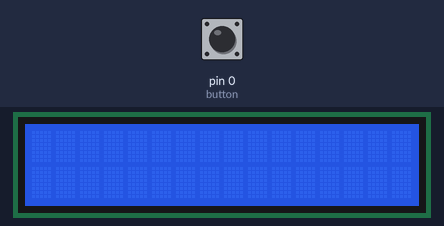
A sketch run on a simulated Arduino Uno, built with avr-gcc and run on an emulated ATmega328P. Parts: 16×2 character LCD. The test bench sets the inputs (shaded band); at power-on: pin 0 (button) HIGH.

Above: at 1.8 s.
1.9 s: pin 0 (button) pulled LOW for 0.6 s
At 5.7 s:
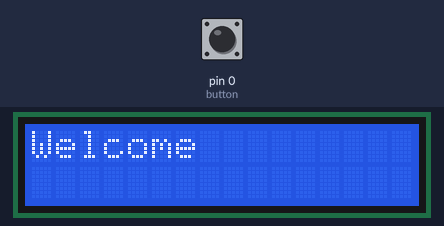
At 6.9 s:
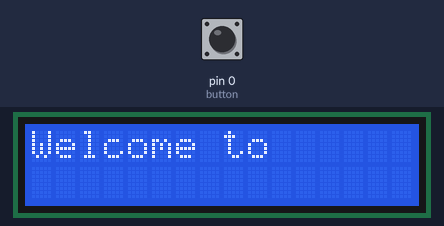
Timing chart, 0 to 8.4 s (numbered marks = the images above; inputs shaded):
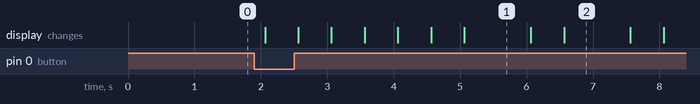

Measured:
- after the input at 1.9 s, the display: first changes after 0.16 s (image 1 shows a later state)
- what the display in image 1 shows lasts 1.0 s, from 5.1 s to 6.1 s

The sketch:

LCD_Advanced.ino
```cpp
//Hey, welcome to my Personal Interest Application!
//The format I will be doing is an Arduino breadboard/program.
//Arduino is an open source, C based program designed to get people into electronics.
//The breadboard is there so I do not have to solder everything together.

#include <LiquidCrystal.h> //These slashes comment things out so I can type whatever I want.
//The best part about Arduino is the huge community around it. They create "libraries" with extra commands that I can use.

const int rs = 12, en = 11, d4 = 5, d5 = 4, d6 = 3, d7 = 2; //These are the inputs for the "Liquid Crystal Display" down there.
LiquidCrystal lcd(rs, en, d4, d5, d6, d7); //Now we create an object with all the variables.
int delayInt = 500;
String strText = "Welcome to my Personal Interest Application!"; //Here's my message.

int button = 0; //Here's the button.
int start = 0; //These variables will come in handy later.
int displayLength = 16;

//Here is our first Arduino structure.
//While loops continue to loop until their criteria is invalidated.


void setup() {
  // set up the LCD's number of columns and rows:
  lcd.begin(16, 2);
  pinMode(button, INPUT);

  while (true)
  {
    if (digitalRead(button) == 0)
      break; //Break exits the current loop.
    delay(delayInt);
}

}


void loop() {
//You might be wondering why it looks like such a mess.
//It is because I am unorganized.
//Just kidding, it is because the board is so small.
//That being said, I tried to make it easier on you eyes (and mine).
// The long strips on the sides connect everything on them together, saving a ton of wires.
// Plus everything is colour coded.
// Red is 5 volts, white is inputs, yellow is outputs, and black is the ground.

  if (start < displayLength) { //If loops check to see if their criteria is correct then excecute their program.
     lcd.print(strText.charAt(start));
     start++;
     delay(delayInt);
  }
  else { //Otherwise, we go to this else portion.
    int end1 = start;
    int start1 = end1 - displayLength;
    if (end1 > strText.length()) {
        end1 = strText.length();
    }

    String displayText = strText.substring (start1, end1); //This substring is a group of 16 letters.
    lcd.print(displayText);
    start++;
    if (start > strText.length()) {
      start = 0;
    }

    delay( delayInt);
    lcd.clear();
  }


}
```
